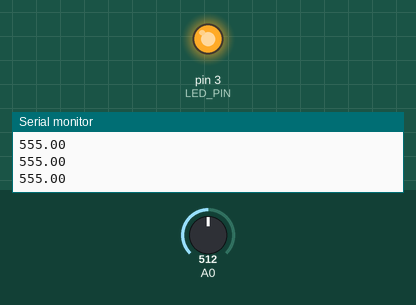
The sketch below on a simulated Arduino Uno, built with avr-gcc and run on an emulated ATmega328P. Parts: output pins drawn as LEDs (lit = HIGH), the last lines printed to the serial monitor. The test bench sets the inputs (shaded band); at power-on: A0 = 512.

Above: at 1.2 s.
1.3 s: A0 set to 88
2.8 s: A0 set to 77
At 3.2 s:
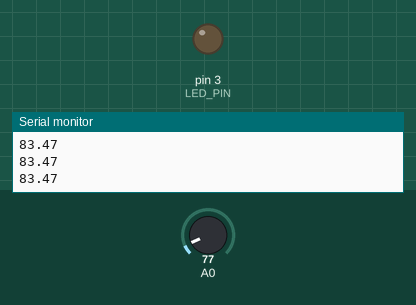
4.3 s: A0 set to 122
At 5.5 s:
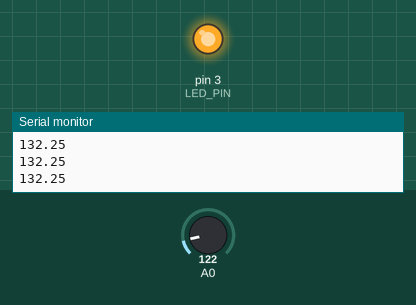
5.8 s: A0 set to 0
At 6.6 s:
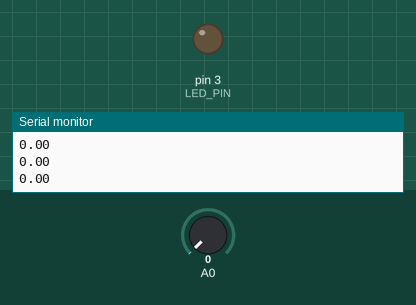
Timing chart, 0 to 8.3 s (numbered marks = the images above; inputs shaded):
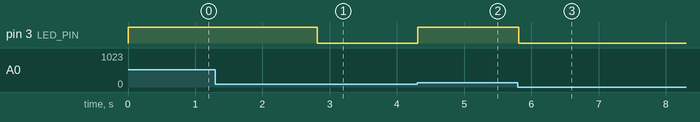

The sketch:

K2-3-2.ino
```cpp
//学籍番号 6120011749
//氏名　奥井翔麻

#define LED_PIN 3

float v0 = 5.0; //ベース電圧
int L_base=88.3; //閾値

//luxが閾値(th_val)以上の時,HIGH,閾値以下の時LOWを返す関数
int lux_threshold(float lux,int th_val){
  if(lux >=th_val){//luxが閾値以上の時
    return HIGH;
  }else{  //luxが閾値以下の時
    return LOW;
  }
}

// the setup routine runs once when you press reset:
void setup() {

  //シリアル通信を9600bpsで初期化
  Serial.begin(9600);
  //LED_PINを出力モードに設定
  pinMode(LED_PIN, OUTPUT);
}

// the loop routine runs over and over again forever:
void loop() {
  // A0ピンのAD変換結果を取得する
  int sensorValue = analogRead(A0);
  // AD変換結果から、電圧を求める
  float v = v0 * ((float)sensorValue/1024);
  //電圧から照度を求める(lx)
  float L = 222 * v;
  // 求めた電圧をシリアル通信てPCに送信
  Serial.println(L);
  //照度が閾値以上かどうかで、LEDを点灯
  digitalWrite(LED_PIN,(uint8_t)lux_threshold(L,L_base));

  delay(1);        //待機時間
}
```

Measured:
- the behaviour switches between 82 and 81 on A0 (found by bisection; images 0 and 1)
- after the input at 2.8 s, pin 3 (LED_PIN): HIGH → LOW at once
- after the input at 4.3 s, pin 3 (LED_PIN): LOW → HIGH at once
- after the input at 5.8 s, pin 3 (LED_PIN): HIGH → LOW at once
